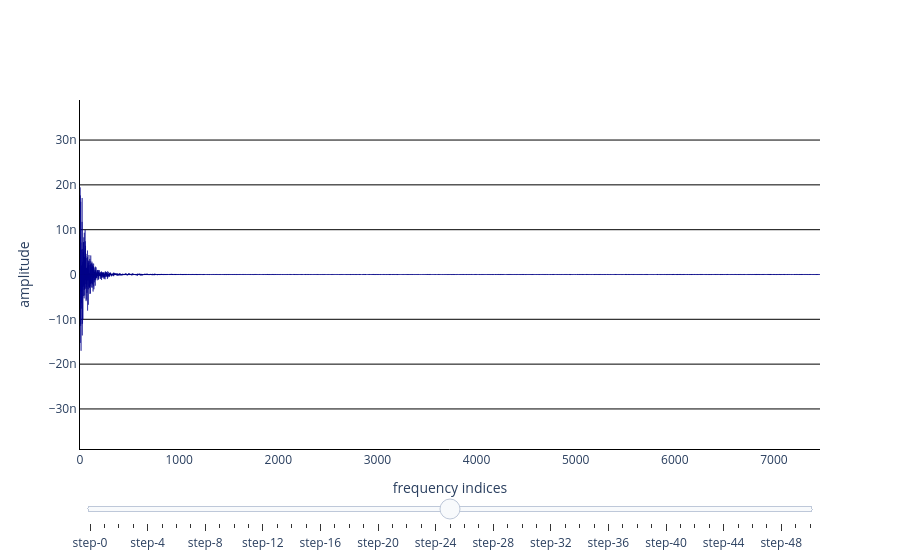
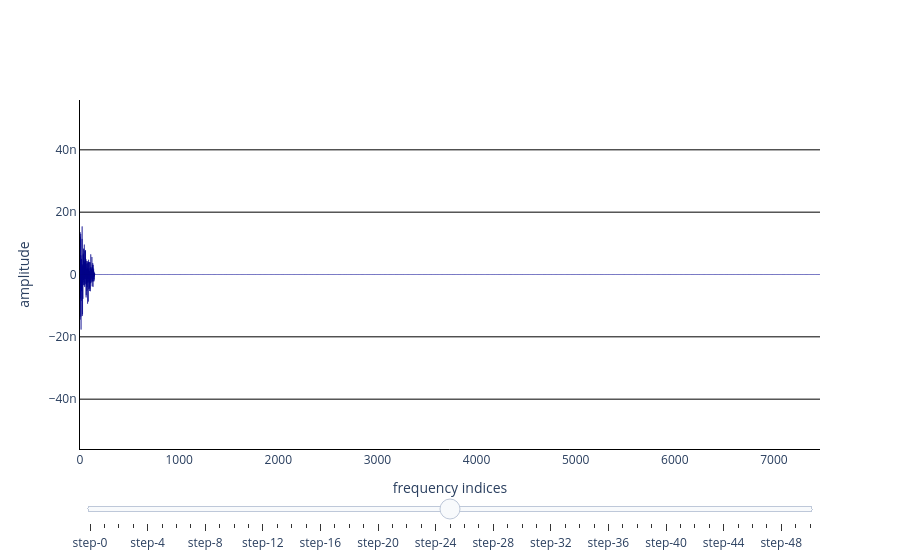

Notebook code cell kept with these figures, in order:
### Code cell
mm.viz.plot_spectrum(eig["vec"].T @ wcset.data, times = wcset.times).show()
# logpass's hard cutoff (cutoff=300 above) should show up here as ~exactly
# zero energy past mode 300.
mm.viz.plot_spectrum(eig["vec"].T @ wcset_logpass.data, times = wcset_logpass.times).show()
